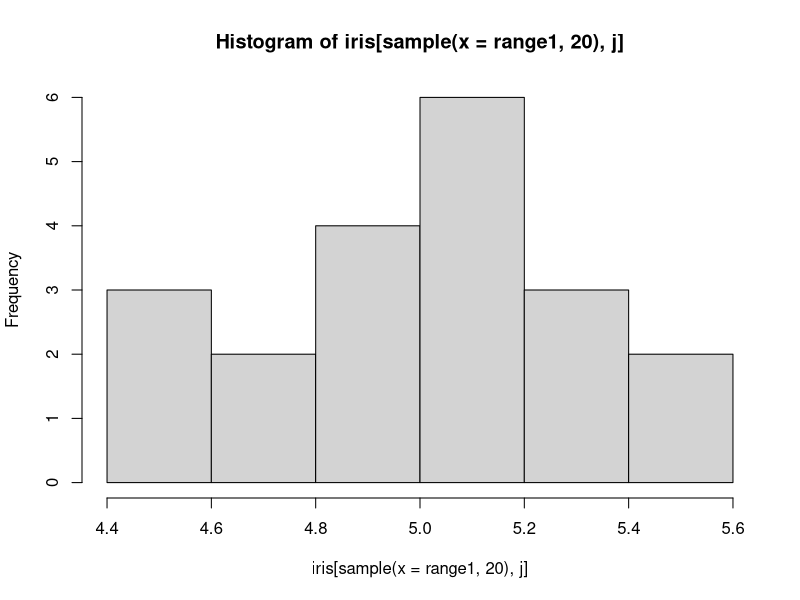
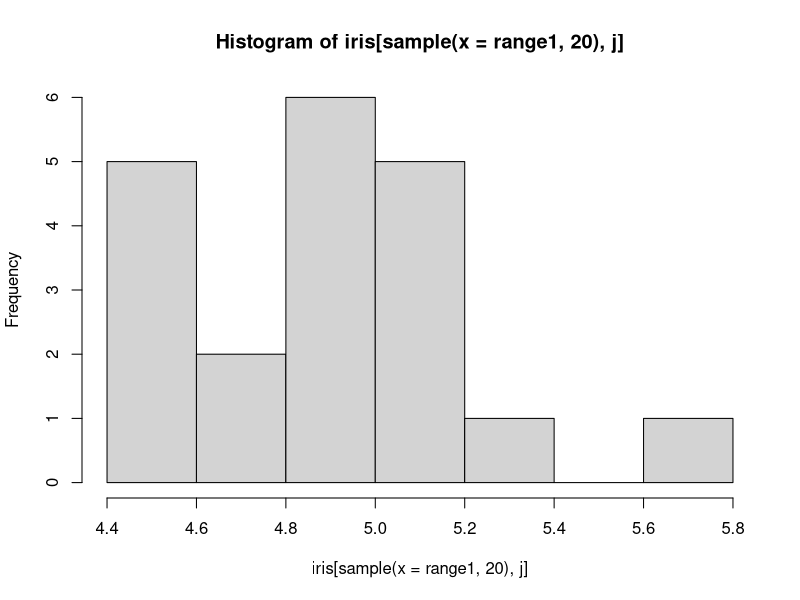
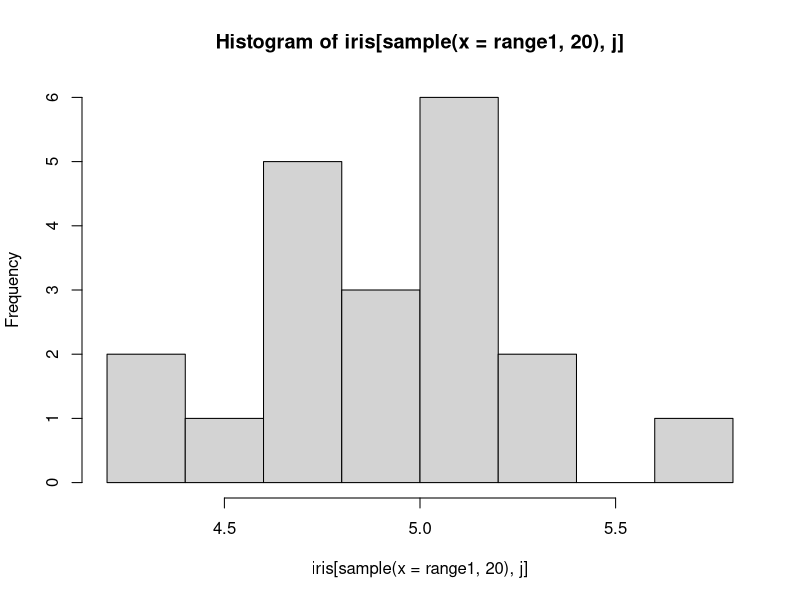
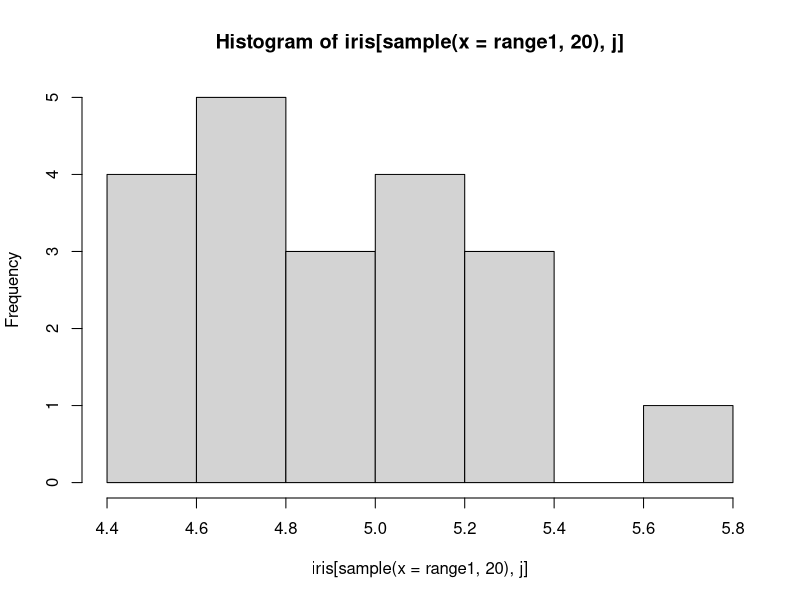
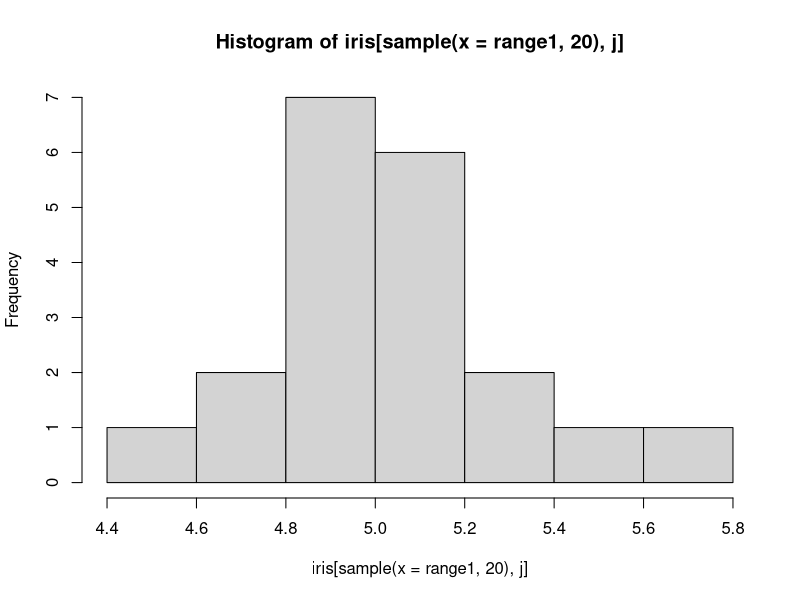
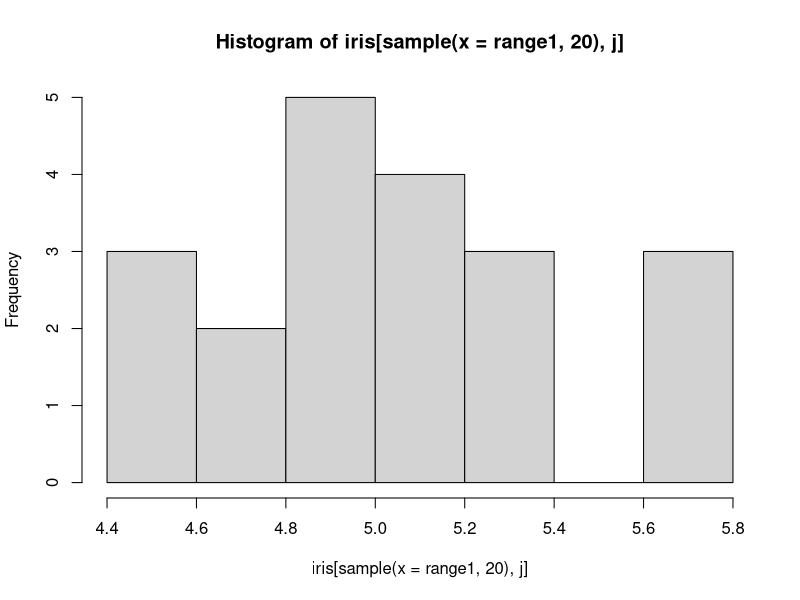
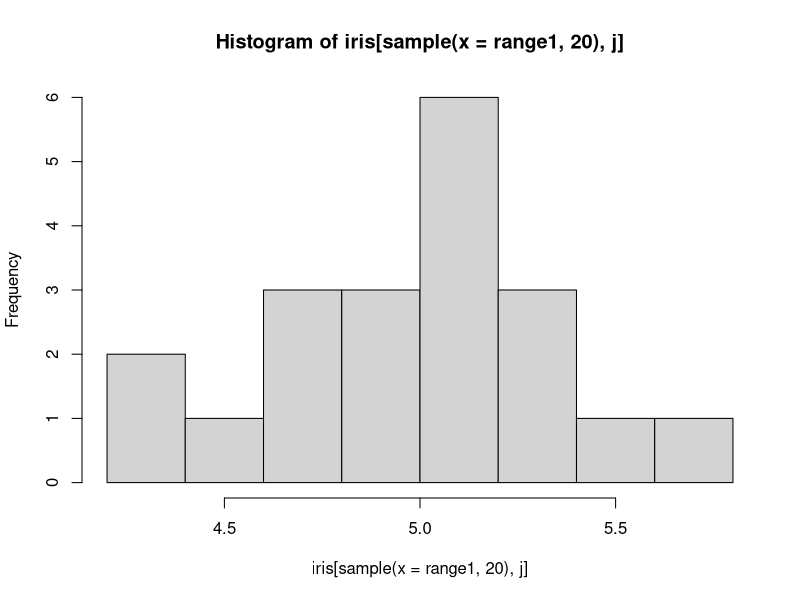
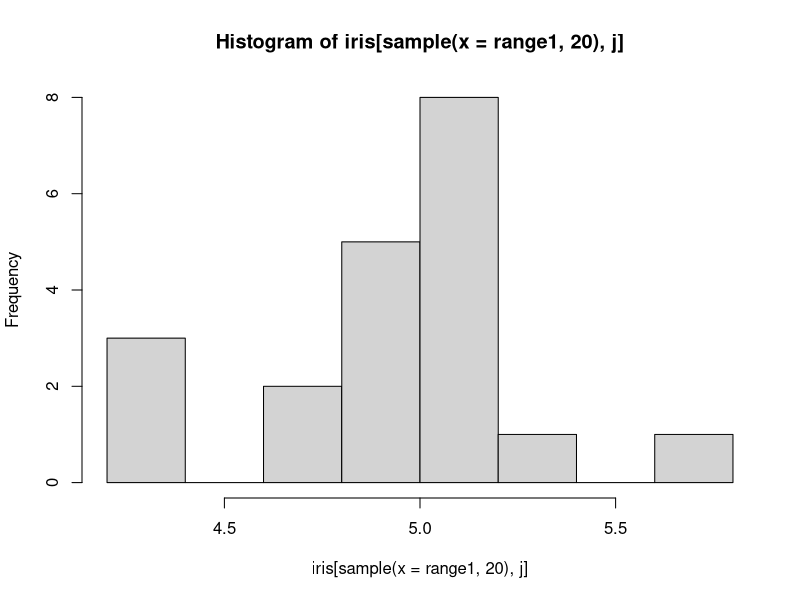

Here is the R script that generated these plots, in order: (Note: this script raises an error after producing the figures.)
library(plyr)
library(dplyr)
library(magrittr)

#####################?H?????ͪ????ϸ???
a=list()
total=list()
for (j in 1:4){
  for (i in 1:30){
    range1=switch ((i %/% 11)+1,1:50,51:100,101:150) 
    his <- hist(iris[sample(x=range1,20),j])
    his$counts <- his$counts/sum(his$counts)
    a[[i]] <- his
  }
  total[[j]] <- a
}
######################################?ۦP??????
a=list()
total=list()
for (j in 1:4){
  for (i in 1:30){
    his <- hist(iris[,1])
    his$counts <- his$counts/sum(his$counts)
    a[[i]] <- his
  }
  total[[j]] <- a
}

##################?e??????
par(mfrow=c(6,4),mai=c(0,0,0,0))
for (j in 1:4){
  for (i in 1:30){
    plot(total[[j]][[i]],main = "",xlab = "",ylab = "")
  }
}
his
length(total[[1]][[1]][[1]])

#########################?⥭?? for

mu=c()
for (j in 1:3){
  sum=0
  for (i in 1:1){
    for (b in 1:(length(total[[j]][[i]][[1]])-1)){
      a=total[[j]][[i]][[2]][b]*(total[[j]][[i]][[1]][b+1]+total[[j]][[i]][[1]][b])
    sum=a+sum
    }
  }
  mu=c(mu,sum/(2*i))
}
mu
########################?⥭??  ?V?q

mu=c()
for (j in 1:4){
  sum=0
  for (i in 1:30){
    b=length(total[[j]][[i]][[1]])-1
    a=total[[j]][[i]][[2]]*(total[[j]][[i]][[1]][2:(b+1)]+total[[j]][[i]][[1]][1:b])
    sum=sum+sum(a)
  }
  mu=c(mu,sum/(2*i))
}
mu

##################################mean parallel

hcalEX=function(var){
  p=length(var)
  calEX=function(x){
    b=length(x$count)
    a=x$count*(x$breaks[2:(b+1)]+x$breaks[1:b])
    sum(a)
  }
  n=length(var[[1]])
  mu=c()
  for (j in 1:p){
    m=sum(sapply(var[[j]],calEX))/(2*n)
    mu=c(mu,m)
  }
  mu
}
##################################var parallel
hcalvar=function(hisvar){
  p=length(hisvar)
  calEX2=function(x){
    b=length(x$count)
    parta=x$count*(x$breaks[1:b]^2  
                  +  x$breaks[1:b]*x[[1]][2:(b+1)]  
                  +  x$breaks[2:(b+1)]^2
                  )
    sum(parta)
  }
  n=length(hisvar[[1]])
  EX2=c()
  for (j in 1:p){
    m=sum(sapply(hisvar[[j]],calEX2))/(3*n)
    EX2=c(EX2,m)
  }
  EX2
  mu=hcalEX(hisvar)
  var=EX2-mu^2
  var
}

################################################ var for
EX2=c()
for (j in 1:1){
  sum=0
  for (i in 1:1){
    b=length(total[[j]][[i]][[1]])-1
    a=total[[j]][[i]][[2]]*(total[[j]][[i]][[1]][2:(b+1)]^2+
                              total[[j]][[i]][[1]][2:(b+1)]*total[[j]][[i]][[1]][1:b]+
                              total[[j]][[i]][[1]][1:b]^2)
    sum=sum+sum(a)
  }
  EX2=c(EX2,sum/(3*i))
}
EX2
var=EX2-mu^2
var
###############################################covrance

hcalcov=function(x){
  p=length(x)
  cov=matrix(0,ncol=p,nrow=p)
  for (i in 1:p){
    m1=laply(x[[i]],calEX)
    for (j in 1:p){
      m2=laply(x[[j]],calEX)
      cov[i,j]=sum(m1*m2)/(4*p)-sum(m1)*sum(m2)/(4*p^2)
    }
  }
  list(cov,eigen(cov))
}


########################################
##linear combin
ppp=list()
hhh=list()
data1=total


createh=function(data1,com){
  p=length(data1)
  n=length(data1[[1]])
  for (i in 1:n){
    bij=c()
    b=list()
    for (j in 1:p){
      bij[j]=length(data1[[j]][[i]]$count)
      b[[j]]=1:bij[j]
    }
    #造所有區間的組合
    exp=expand.grid(b)
    #把區間最小值和最大值分別放在不同矩陣(此時只是index)
    minI=matrix(0,ncol=p,nrow=dim(exp)[1])
    maxI=matrix(0,ncol=p,nrow=dim(exp)[1])
    #收集每個區間機率容器
    pro=rep(1,dim(exp)[1])
    #放入正確的數值
    for (j in 1:p){
      x=data1[[j]][[i]]$breaks
      count=data1[[j]][[i]]$count
      minI[,j]=x[exp[,j]]
      maxI[,j]=x[exp[,j]+1]
      pro=pro*count
    }
    #獲得主成分的係數向量
    coef=hcalcov(data1)[[2]]$vectors
    pro
    minI
    maxI
    #判定細數是否小於0，如果小於0，該系數的區間交換大小位置
    for (j in 1:p){
      if (coef[com,j]<0) {
        a=minI[,j]
        minI[,j]=maxI[,j]
        maxI[,j]=a
      }
    }
    
    #計算線性組合後的區間
    linmin=minI %*% coef[com,]
    linmax=maxI %*% coef[com,]
    m=cbind(linmin[,1],linmax[,1])
    
    np=as.data.frame(m)
    names(np)=c("Imin","Imax")
    #找出合併後直方圖的range
    his=np %>% summarise(hmin=min(Imin),hmax=max(Imax))
    Bi=max(bij)
    his=seq(from=his$hmin,to=his$hmax,length.out=Bi+1)
    
  
    #以下先進行對一個區間重疊的計算
    pp=c()
    for (b in 1:Bi){
      testm=cbind(linmin,linmax,his[b],his[b+1])
      
      #########完全包含的index  有時候會是空的，沒有任何全包含
      allcoverindex=which((testm[,2]<=testm[,4] & testm[,1]>=testm[,3]) |
                            (testm[,2]>=testm[,4] & testm[,1]<=testm[,3]))
      #########篩選出完全包含的
      allcover=testm[allcoverindex,]
      if (is(allcover)[2]=="vector"){
        allcover=t(as.matrix(allcover))
      }
      #計算完全包含的p值
      ratio1=min(abs(allcover[,4]-allcover[,3]),abs(allcover[,2]-allcover[,1]))/abs(allcover[,2]-allcover[,1])
      p1=sum(ratio1*pro[allcoverindex])
      
      ################判斷有重疊的index
      coverindex=which(testm[,2]>testm[,3] & testm[,1]<testm[,4])
      #######找出有相交，但不是完全包含的index
      out=coverindex %in% allcoverindex
      #######找出有相交，但是不是完全包含的
      takeindex=coverindex[!out]
      takem=testm[takeindex,]
      ####算出有take重疊的長度
      gg=cbind(takem[,2]-takem[,3],takem[,4]-takem[,1])
      takelen=apply(abs(gg),1,FUN = min)
      
      ratio2=takelen/abs(takem[,2]-takem[,1])
      p2=sum(ratio2*pro[takeindex])
      pp[b]=p1+p2
    }
  ppp[[i]]=pp
  hhh[[i]]=his
  }
  list(hhh,ppp)
}

kk=hist(iris[,1])

par(mfcol=c(30,2),mai=c(0,0,0,0))
dda=createh(data1=total,com=2)

tt=laply(dda[[1]],max)
bma=max(tt)
tt=laply(dda[[1]],min)
bmi=min(tt)
tt=laply(dda[[2]],max)
pma=max(tt)
tt=laply(dda[[2]],min)
pmi=min(tt)
for (i in 1:30){
  kk$breaks=dda[[1]][[i]]
  kk$counts=dda[[2]][[i]]
  plot(kk,xlim=c(bmi-2,bma+1),ylim=c(0,pma),main="",col="blue",ylab = "")
}


g=matrix(1:25,ncol=5)
image(g,col = heat.colors(12))
points(x=0:100,y=rep(1,101),col=heat.colors(101),pch=15,cex=2) 
